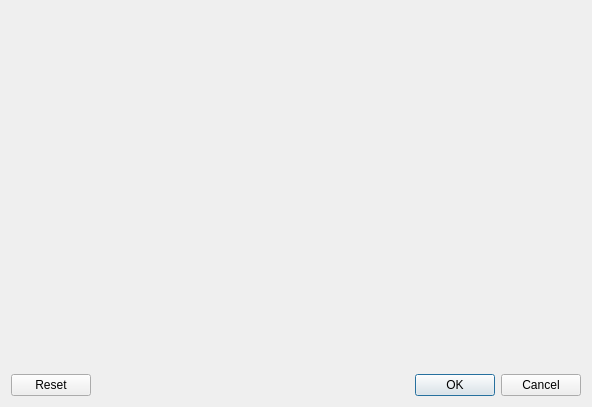
<?xml version="1.0" encoding="UTF-8"?>
<ui version="4.0">
 <class>DialogReceiptEdit</class>
 <widget class="QDialog" name="DialogReceiptEdit">
  <property name="geometry">
   <rect>
    <x>0</x>
    <y>0</y>
    <width>592</width>
    <height>407</height>
   </rect>
  </property>
  <property name="windowTitle">
   <string>Editar el comprobante del cliente</string>
  </property>
  <layout class="QVBoxLayout" name="verticalLayout">
   <item>
    <widget class="RichTextEditorWidget" name="editor" native="true"/>
   </item>
   <item>
    <widget class="QDialogButtonBox" name="buttonBox">
     <property name="orientation">
      <enum>Qt::Horizontal</enum>
     </property>
     <property name="standardButtons">
      <set>QDialogButtonBox::Cancel|QDialogButtonBox::Ok|QDialogButtonBox::Reset</set>
     </property>
    </widget>
   </item>
  </layout>
 </widget>
 <customwidgets>
  <customwidget>
   <class>RichTextEditorWidget</class>
   <extends>QWidget</extends>
   <header>RichTextEditorWidget.h</header>
   <container>1</container>
  </customwidget>
 </customwidgets>
 <resources/>
 <connections>
  <connection>
   <sender>buttonBox</sender>
   <signal>clicked(QAbstractButton*)</signal>
   <receiver>DialogReceiptEdit</receiver>
   <slot>onButtonClicked(QAbstractButton*)</slot>
   <hints>
    <hint type="sourcelabel">
     <x>295</x>
     <y>384</y>
    </hint>
    <hint type="destinationlabel">
     <x>295</x>
     <y>203</y>
    </hint>
   </hints>
  </connection>
 </connections>
 <slots>
  <slot>onButtonClicked(QAbstractButton*)</slot>
 </slots>
</ui>
